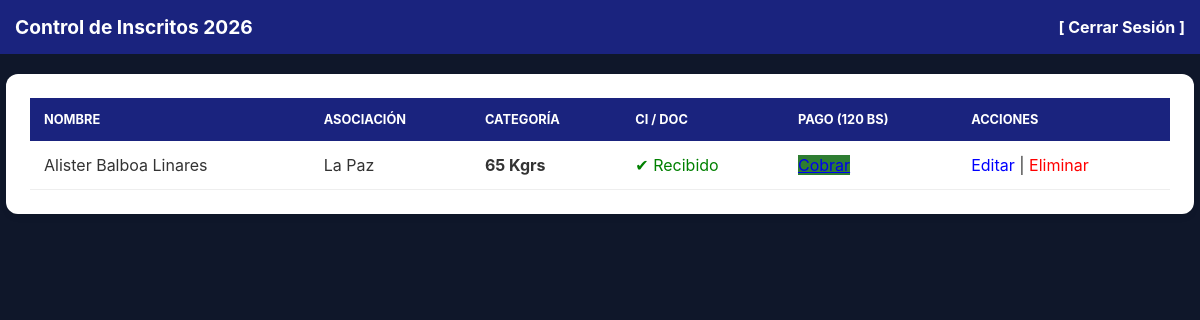
The app's page /admin/dashboard (signed in), older data.
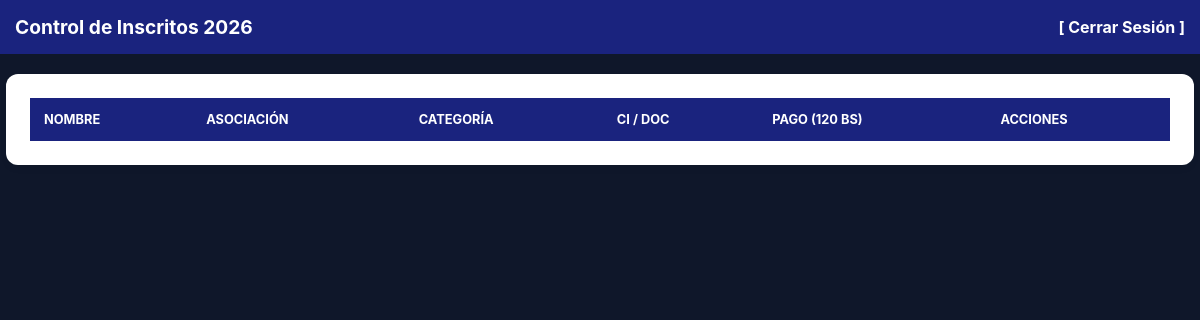
The same page, newer data.
### tables this page shows
CREATE TABLE luchadores (
                id INTEGER PRIMARY KEY AUTOINCREMENT,
                nombre_completo TEXT NOT NULL,
                ci TEXT NOT NULL,
                asociacion TEXT NOT NULL,
                division TEXT NOT NULL,
                estilo TEXT NOT NULL,
                sexo TEXT NOT NULL,
                peso REAL NOT NULL,
                categoria TEXT NOT NULL,
                documentacion_ok INTEGER DEFAULT 0,
                pago_realizado INTEGER DEFAULT 0
            );

### app.py (the view)
@app.route('/admin/dashboard')
@nocache
def dashboard():
    if not session.get('logged_in'):
        return redirect(url_for('login'))
    with get_db_connection() as conn:
        luchadores = conn.execute("SELECT * FROM luchadores ORDER BY asociacion").fetchall()
    return render_template('admin/dashboard.html', luchadores=luchadores)

### app.py (called while the page is built)
def nocache(view):
    @wraps(view)
    def no_cache_display(*args, **kwargs):
        response = make_response(view(*args, **kwargs))
        response.headers['Cache-Control'] = 'no-store, no-cache, must-revalidate, post-check=0, pre-check=0, max-age=0'
        response.headers['Pragma'] = 'no-cache'
        response.headers['Expires'] = '-1'
        return response
    return no_cache_display

def get_db_connection():
    conn = sqlite3.connect('sambo_bolivia.db')
    conn.row_factory = sqlite3.Row
    return conn

### templates/admin/dashboard.html (shortened to what this page needs)
<!DOCTYPE html>
<html lang="es">
<head>
    <link rel="stylesheet" href="{{ url_for('static', filename='css/style.css') }}">
</head>
<body>
    <div style="background:#1a237e; color:white; padding:15px; display:flex; justify-content:space-between; align-items:center;">
        <h2 style="margin:0; font-size:1.2em;">Control de Inscritos 2026</h2>
        <a href="/logout" style="color:white; text-decoration:none; font-weight:bold;">[ Cerrar Sesión ]</a>
    </div>
    <div class="table-container" style="max-width:95%; margin:20px auto;">
        <table>
            <thead>
                <tr>
                    <th>Nombre</th>
                    <th>Asociación</th>
                    <th>Categoría</th>
                    <th>CI / Doc</th>
                    <th>Pago (120 Bs)</th>
                    <th>Acciones</th>
                </tr>
            </thead>
            <tbody>
                {% for l in luchadores %}
                <tr>
                    <td>{{ l.nombre_completo }}</td>
                    <td>{{ l.asociacion }}</td>
                    <td><strong>{{ l.categoria }}</strong></td>
                    <td>
                        {% if l.documentacion_ok %} <span style="color:green">✔ Recibido</span>
                        {% else %} <a href="/admin/update_status/{{l.id}}/documentacion_ok" class="btn-check">Validar</a> {% endif %}
                    </td>
                    <td>
                        {% if l.pago_realizado %} <span style="color:green">✔ Pagado</span>
                        {% else %} <a href="/admin/update_status/{{l.id}}/pago_realizado" class="btn-check" style="background:#2e7d32">Cobrar</a> {% endif %}
                    </td>
                    <td>
                        <a href="/admin/editar/{{ l.id }}" style="color:blue; text-decoration:none;">Editar</a> |
                        <a href="/admin/eliminar/{{ l.id }}" style="color:red; text-decoration:none;" onclick="return confirm('¿Eliminar permanentemente?')">Eliminar</a>
                    </td>
                </tr>
                {% endfor %}
            </tbody>
        </table>
    </div>
</body>
</html>

### static/css/style.css (style rules this page uses)
:root { --primario-azul: #1a237e; --secundario-rojo: #d32f2f; --dorado-fbla: #fbc02d; --fondo-gris: #f4f7f9; --blanco: #ffffff; --texto: #333333; --exito: #2e7d32; }
body { font-family: 'Inter', 'Segoe UI', Tahoma, sans-serif; background-color: var(--fondo-gris); color: var(--texto); margin: 0; padding: 0; }
.table-container { max-width: 95%; margin: 20px auto; background: var(--blanco); padding: 24px; border-radius: 12px; box-shadow: 0 4px 6px rgba(0,0,0,0.05); }
table { width: 100%; border-collapse: collapse; }
th { background-color: var(--primario-azul); color: white; padding: 14px; text-align: left; font-size: 0.8em; text-transform: uppercase; }
:root { --primario-azul: #1a237e; --secundario-rojo: #d32f2f; --dorado-fbla: #fbc02d; --blanco: #ffffff; }
body { background-color: #0f172a; margin: 0; font-family: 'Inter', sans-serif; }

Row changes from the older to the newer data that the page shows:
removed luchadores: nombre_completo "Alister Balboa Linares", asociacion "La Paz", categoria "65 Kgrs", documentacion_ok "✔ Recibido"
